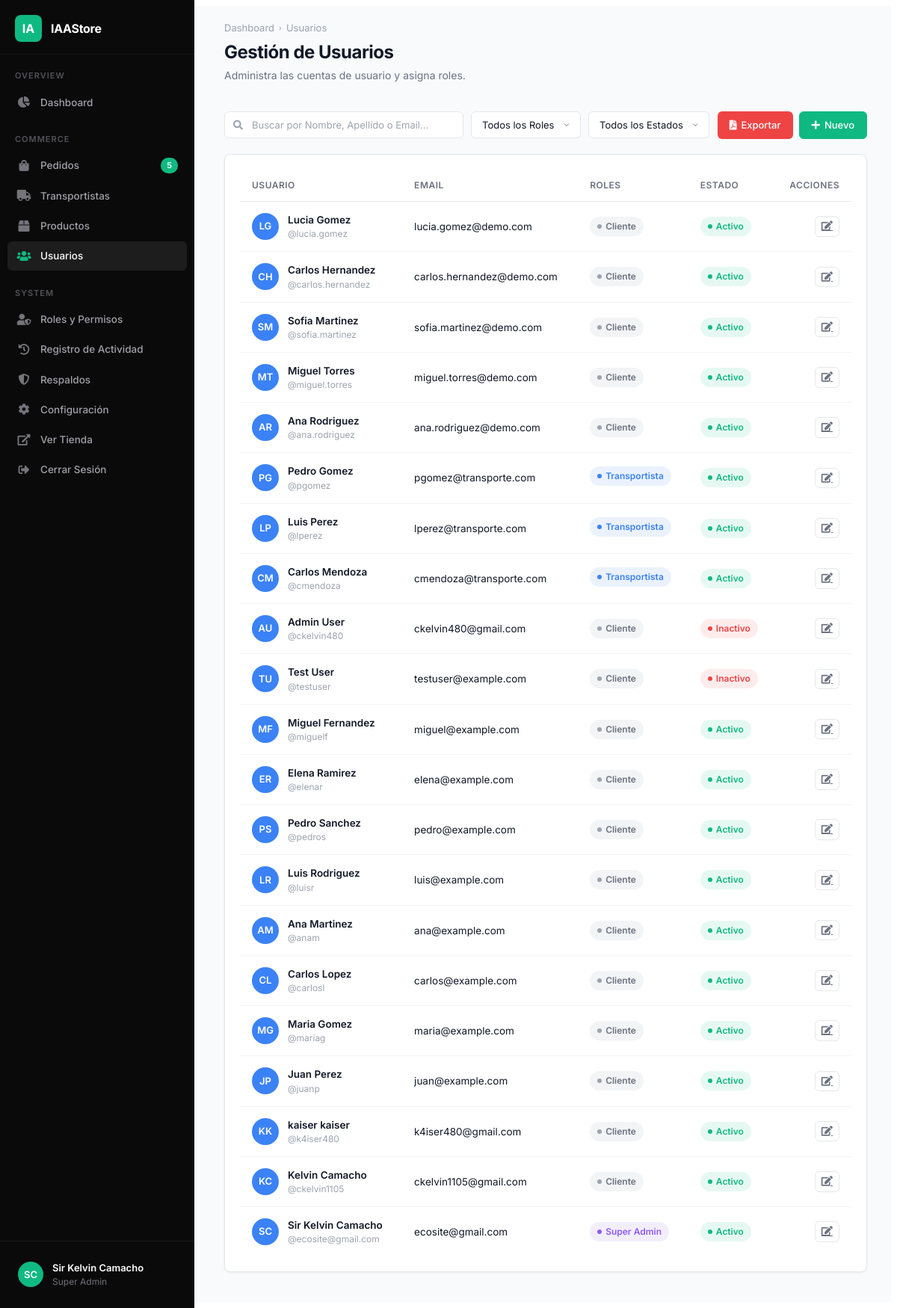
/accounts/panel/users/ (signed in), run on the app's committed database.
### accounts/models.py (models this page shows, shortened)
class Account(AbstractBaseUser):
    first_name = models.CharField(max_length=50)
    last_name = models.CharField(max_length=50)
    username = models.CharField(max_length=50, unique=True)
    email = models.EmailField(max_length=100, unique=True)
    phone_number = models.CharField(max_length=15)
    roles = models.ManyToManyField(Role, blank=True)
    profile_picture = models.ImageField(upload_to='userprofile/', blank=True, null=True)
    date_joined = models.DateTimeField(auto_now_add=True)
    last_login = models.DateTimeField(auto_now_add=True)
    is_admin = models.BooleanField(default=False)
    is_staff = models.BooleanField(default=False)
    is_active = models.BooleanField(default=False)
    is_superadmin = models.BooleanField(default=False)
    USERNAME_FIELD = 'email'
    REQUIRED_FIELDS = ['username', 'first_name', 'last_name']
    objects = MyAccountManager()
    def has_rbac_permission(self, codename):
        if self.is_superadmin:
            return True
        return self.roles.filter(permissions__codename=codename).exists()
    @property
    def is_transportista(self):
        return hasattr(self, 'transportista')

class Role(models.Model):
    name = models.CharField(max_length=100, unique=True)
    description = models.TextField(blank=True)
    permissions = models.ManyToManyField(Permission, blank=True)

### accounts/admin_views.py (the view)
# urls.py: path('panel/users/', admin_views.admin_users, name='admin_users'),
@has_permission('view_users')
def admin_users(request):
    users = Account.objects.all().order_by('-date_joined')
    pending_orders_count = Order.objects.real().filter(payment_status__in=["review", "paid", "failed"], status__in=['New', 'Processing']).count()
    context = {
        'active_page': 'users',
        'users': users,
        'pending_orders_count': pending_orders_count,
    }
    return render(request, 'admin_panel/users.html', context)

### accounts/templatetags/rbac_tags.py (called while the page is built)
@register.filter(name='can')
def can(user, codename):
    if not user.is_authenticated:
        return False
    return user.has_rbac_permission(codename)

### carts/context_processors.py (called while the page is built)
def counter(request):
    cart_count = 0
    if 'admin' in request.path:
        return {}
    else:
        try:
            cart = Cart.objects.filter(cart_id=_cart_id(request))
            if request.user.is_authenticated:
                cart_items = CartItem.objects.all().filter(user=request.user)
            else:
                cart_items = CartItem.objects.all().filter(cart=cart[:1])
            for cart_item in cart_items:
                cart_count += cart_item.quantity
        except Cart.DoesNotExist:
                cart_count = 0
    return dict(cart_count=cart_count)

### carts/views.py (called while the page is built)
def _cart_id(request):
    cart=request.session.session_key
    if not cart:
        cart=request.session.create()
    return cart

### category/context_processors.py (called while the page is built)
def menu_links(request):
    links = Category.objects.all()
    return dict(links=links)

### orders/models.py (called while the page is built)
    def real(self):
        return self.filter(is_test=False)

### store/context_processors.py (called while the page is built)
def bcv_context(request):
    currency = request.session.get('currency', 'USD')
    try:
        bcv_rate = ExchangeRate.objects.get(currency='USD')
        rate = bcv_rate.rate
    except ExchangeRate.DoesNotExist:
        rate = 0
    return {
        'current_currency': currency,
        'current_bcv_rate': rate,
    }

### store/templates/admin_panel/users.html (shortened to what this page needs)
{% extends 'admin_panel/base_admin.html' %}
{% load rbac_tags %}
{% block breadcrumb %}<span class="sep">›</span> Usuarios{% endblock %}
{% block page_title %}Gestión de Usuarios{% endblock %}
{% block page_desc %}Administra las cuentas de usuario y asigna roles.{% endblock %}
{% block content %}
<div class="ap-toolbar" style="flex-wrap: wrap; gap: 10px; align-items: center; margin-bottom: 20px;">
    <div class="ap-search-wrap" style="flex: 1; min-width: 250px;">
        <i class="fas fa-search"></i>
        <input type="text" class="ap-input" id="userSearch" placeholder="Buscar por Nombre, Apellido o Email...">
    </div>
    <select class="ap-select" id="roleFilter">
        <option value="">Todos los Roles</option>
    </select>
    <select class="ap-select" id="statusFilter">
        <option value="">Todos los Estados</option>
    </select>
    <div style="display: flex; gap: 8px; margin-left: auto;">
        <button class="ap-btn" onclick="exportUsersPDF()" style="background: #ef4444; color: #fff; border: none;" title="Exportar a PDF">
            <i class="fas fa-file-pdf"></i> Exportar
        </button>
        {% if user|can:'create_users' or user.is_superadmin %}
        <a href="{% url 'admin_create_user' %}" class="ap-btn ap-btn-primary">
            <i class="fas fa-plus"></i> Nuevo
        </a>
        {% endif %}
    </div>
</div>
<div class="ap-card">
    <div class="ap-card-body p-0">
        <div style="overflow-x: auto;">
            <table class="ap-table" id="usersTable">
                <thead>
                    <tr>
                        <th>Usuario</th>
                        <th>Email</th>
                        <th>Roles</th>
                        <th>Estado</th>
                        <th style="text-align: right;">Acciones</th>
                    </tr>
                </thead>
                <tbody>
                    {% for u in users %}
                    <tr data-name="{{ u.first_name|lower }} {{ u.last_name|lower }}" data-email="{{ u.email|lower }}" data-role="{% if u.is_superadmin %}Super Admin{% elif u.roles.all %}{% for r in u.roles.all %}{{ r.name }}{% if not forloop.last %},{% endif %}{% endfor %}{% else %}Cliente{% endif %}" data-status="{% if u.is_active %}Activo{% else %}Inactivo{% endif %}">
                        <td>
                            <div class="ap-user-cell">
                                {% if u.profile_picture %}
                                <img src="{{ u.profile_picture.url }}" class="ap-avatar" style="object-fit: cover;">
                                {% else %}
                                <div class="ap-avatar blue">{{ u.first_name|first }}{{ u.last_name|first }}</div>
                                {% endif %}
                                <div>
                                    <div class="ap-user-name">{{ u.first_name }} {{ u.last_name }}</div>
                                    <div class="ap-user-email">@{{ u.username }}</div>
                                </div>
                            </div>
                        </td>
                        <td>{{ u.email }}</td>
                        <td>
                            {% if u.is_superadmin %}
                                <span class="ap-badge ap-badge-purple"><span class="dot"></span> Super Admin</span>
                            {% elif u.roles.all %}
                                {% for r in u.roles.all %}
                                <span class="ap-badge ap-badge-blue" style="margin-bottom: 4px;"><span class="dot"></span> {{ r.name }}</span>
                                {% endfor %}
                            {% else %}
                                <span class="ap-badge ap-badge-gray"><span class="dot"></span> Cliente</span>
                            {% endif %}
                        </td>
                        <td>
                            {% if u.is_active %}
                                <span class="ap-badge ap-badge-green"><span class="dot"></span> Activo</span>
                            {% else %}
                                <span class="ap-badge ap-badge-red"><span class="dot"></span> Inactivo</span>
                            {% endif %}
                        </td>
                        <td style="text-align: right;">
                            <div style="display: flex; gap: 8px; justify-content: flex-end;">
                                {% if user|can:'edit_users' or user.is_superadmin %}
                                <a href="{% url 'admin_edit_user' u.id %}" class="ap-btn-icon" title="Editar">
                                    <i class="fas fa-edit"></i>
                                </a>
                                {% endif %}
                            </div>
                        </td>
                    </tr>
                    {% empty %}
                    <tr>
                        <td colspan="5" style="text-align: center; padding: 30px;">
                            No hay usuarios.
                        </td>
                    </tr>
                    {% endfor %}
                </tbody>
            </table>
        </div>
    </div>
</div>
{% endblock %}

### store/templates/admin_panel/base_admin.html (shortened to what this page needs)
{% load static rbac_tags %}
<!DOCTYPE html>
<html lang="es">
<head>
<link href="{% static 'css/admin_panel.css' %}?v=1.0" rel="stylesheet">
<link href="{% static 'fonts/fontawesome/css/all.min.css' %}" rel="stylesheet">
</head>
<body>
<div class="admin-panel">
<aside class="ap-sidebar" id="apSidebar">
    <a href="{% url 'admin_dashboard' %}" class="ap-sidebar-logo">
        <div class="logo-icon">IA</div>
        <span>IAAStore</span>
    </a>
    <div class="ap-sidebar-section">Overview</div>
    <ul class="ap-sidebar-nav">
        {% if not user.is_transportista or user.is_superadmin %}
        <li><a href="{% url 'admin_dashboard' %}" class="{% if active_page == 'dashboard' %}active{% endif %}"><i class="fas fa-chart-pie"></i> Dashboard</a></li>
        {% endif %}
    </ul>
    <div class="ap-sidebar-section">Commerce</div>
    <ul class="ap-sidebar-nav">
        {% if user|can:'view_orders' or user.is_superadmin %}
        <li><a href="{% url 'admin_orders' %}" class="{% if active_page == 'orders' %}active{% endif %}"><i class="fas fa-shopping-bag"></i> Pedidos <span class="ap-nav-badge">{{ pending_orders_count|default:"" }}</span></a></li>
        {% if not user.is_transportista or user.is_superadmin %}
        <li><a href="{% url 'admin_transportistas' %}" class="{% if active_page == 'transportistas' %}active{% endif %}"><i class="fas fa-truck"></i> Transportistas</a></li>
        {% endif %}
        {% endif %}
        {% if user|can:'view_inventory' or user.is_superadmin %}
        <li><a href="{% url 'admin_products' %}" class="{% if active_page == 'products' %}active{% endif %}"><i class="fas fa-box"></i> Productos</a></li>
        {% endif %}
        {% if user|can:'view_users' or user.is_superadmin %}
        <li><a href="{% url 'admin_users' %}" class="{% if active_page == 'users' or active_page == 'customers' %}active{% endif %}"><i class="fas fa-users"></i> Usuarios</a></li>
        {% endif %}
    </ul>
    <div class="ap-sidebar-section">System</div>
    <ul class="ap-sidebar-nav">
        {% if user|can:'view_roles' or user.is_superadmin %}
        <li><a href="{% url 'admin_roles' %}" class="{% if active_page == 'roles' %}active{% endif %}"><i class="fas fa-user-shield"></i> Roles y Permisos</a></li>
        {% endif %}
        {% if user.is_superadmin %}
        <li><a href="{% url 'admin_activity_log' %}" class="{% if active_page == 'logs' %}active{% endif %}"><i class="fas fa-history"></i> Registro de Actividad</a></li>
        {% endif %}
        {% if user|can:'view_backups' or user.is_superadmin %}
        <li><a href="{% url 'admin_backups' %}" class="{% if active_page == 'backups' %}active{% endif %}"><i class="fas fa-shield-alt"></i> Respaldos</a></li>
        {% endif %}
        {% if user.is_superadmin %}
        <li><a href="{% url 'admin_settings' %}" class="{% if active_page == 'settings' %}active{% endif %}"><i class="fas fa-cog"></i> Configuración</a></li>
        {% endif %}
        {% if not user.is_transportista or user.is_superadmin %}
        <li><a href="{% url 'home' %}" target="_blank"><i class="fas fa-external-link-alt"></i> Ver Tienda</a></li>
        {% endif %}
        <li>
                <a href="{% url 'logout' %}"><i class="fas fa-sign-out-alt"></i> Cerrar Sesión</a>
        </li>
    </ul>
    <div class="ap-sidebar-footer">
        <a href="{% url 'admin_profile' %}">
            {% if user.profile_picture %}
                <img src="{{ user.profile_picture.url }}" alt="Profile" class="ap-sidebar-user-avatar" style="object-fit: cover; border: 2px solid var(--ap-accent);">
            {% else %}
                <div class="ap-sidebar-user-avatar">{{ user.first_name|first }}{{ user.last_name|first }}</div>
            {% endif %}
            <div class="ap-sidebar-user-info">
                <div class="name">{{ user.first_name }} {{ user.last_name }}</div>
                <div class="role">{% if user.is_superadmin %}Super Admin{% elif user.roles.all %}{{ user.roles.first.name }}{% else %}Admin{% endif %}</div>
            </div>
        </a>
    </div>
</aside>
<main class="ap-main">
    <div class="ap-header">
        <div style="display:flex; align-items:center; gap:12px;">
            <div>
                <div class="ap-breadcrumb">
                    <a href="{% url 'admin_dashboard' %}">Dashboard</a>
                    {% block breadcrumb %}{% endblock %}
                </div>
                <h1 class="ap-page-title">{% block page_title %}Dashboard{% endblock %}</h1>
                <p class="ap-page-desc">{% block page_desc %}{% endblock %}</p>
            </div>
        </div>
    </div>
    <div class="ap-content">
        {% block content %}{% endblock %}
    </div>
</main>
</div>
</body>
</html>

### data on the page
Account: first_name|first "S", last_name|first "C", first_name "Sir Kelvin", last_name "Camacho", username "ecosite@gmail.com", email "ecosite@gmail.com", is_superadmin True (drawn), is_active True (drawn)
Account: first_name|first "L", last_name|first "G", first_name "Lucia", last_name "Gomez", username "lucia.gomez", email "lucia.gomez@demo.com", is_superadmin False (drawn), is_active True (drawn)
Account: first_name|first "C", last_name|first "H", first_name "Carlos", last_name "Hernandez", username "carlos.hernandez", email "carlos.hernandez@demo.com", is_superadmin False (drawn), is_active True (drawn)
Account: first_name|first "S", last_name|first "M", first_name "Sofia", last_name "Martinez", username "sofia.martinez", email "sofia.martinez@demo.com", is_superadmin False (drawn), is_active True (drawn)
Account: first_name|first "M", last_name|first "T", first_name "Miguel", last_name "Torres", username "miguel.torres", email "miguel.torres@demo.com", is_superadmin False (drawn), is_active True (drawn)
Account: first_name|first "A", last_name|first "R", first_name "Ana", last_name "Rodriguez", username "ana.rodriguez", email "ana.rodriguez@demo.com", is_superadmin False (drawn), is_active True (drawn)
Account: first_name|first "P", last_name|first "G", first_name "Pedro", last_name "Gomez", username "pgomez", email "pgomez@transporte.com", is_active True (drawn)
Role: name "Transportista"
Account: first_name|first "L", last_name|first "P", first_name "Luis", last_name "Perez", username "lperez", email "lperez@transporte.com", is_active True (drawn)
Account: first_name|first "C", last_name|first "M", first_name "Carlos", last_name "Mendoza", username "cmendoza", email "cmendoza@transporte.com", is_active True (drawn)
Account: first_name|first "A", last_name|first "U", first_name "Admin", last_name "User", username "ckelvin480", email "ckelvin480@gmail.com", is_superadmin False (drawn), is_active False (drawn)
Account: first_name|first "T", last_name|first "U", first_name "Test", last_name "User", username "testuser", email "testuser@example.com", is_superadmin False (drawn), is_active False (drawn)
Account: first_name|first "M", last_name|first "F", first_name "Miguel", last_name "Fernandez", username "miguelf", email "miguel@example.com", is_superadmin False (drawn), is_active True (drawn)
Account: first_name|first "E", last_name|first "R", first_name "Elena", last_name "Ramirez", username "elenar", email "elena@example.com", is_superadmin False (drawn), is_active True (drawn)
Account: first_name|first "P", last_name|first "S", first_name "Pedro", last_name "Sanchez", username "pedros", email "pedro@example.com", is_superadmin False (drawn), is_active True (drawn)
Account: first_name|first "L", last_name|first "R", first_name "Luis", last_name "Rodriguez", username "luisr", email "luis@example.com", is_superadmin False (drawn), is_active True (drawn)
Account: first_name|first "A", last_name|first "M", first_name "Ana", last_name "Martinez", username "anam", email "ana@example.com", is_superadmin False (drawn), is_active True (drawn)
Account: first_name|first "C", last_name|first "L", first_name "Carlos", last_name "Lopez", username "carlosl", email "carlos@example.com", is_superadmin False (drawn), is_active True (drawn)
Account: first_name|first "M", last_name|first "G", first_name "Maria", last_name "Gomez", username "mariag", email "maria@example.com", is_superadmin False (drawn), is_active True (drawn)
Account: first_name|first "J", last_name|first "P", first_name "Juan", last_name "Perez", username "juanp", email "juan@example.com", is_superadmin False (drawn), is_active True (drawn)
Account: first_name|first "K", last_name|first "K", first_name "kaiser", last_name "kaiser", username "k4iser480", email "k4iser480@gmail.com", is_superadmin False (drawn), is_active True (drawn)
Account: first_name|first "K", last_name|first "C", first_name "Kelvin", last_name "Camacho", username "ckelvin1105", email "ckelvin1105@gmail.com", is_superadmin False (drawn), is_active True (drawn)

### other printed values
{{ pending_orders_count|default:"" }} "5"
